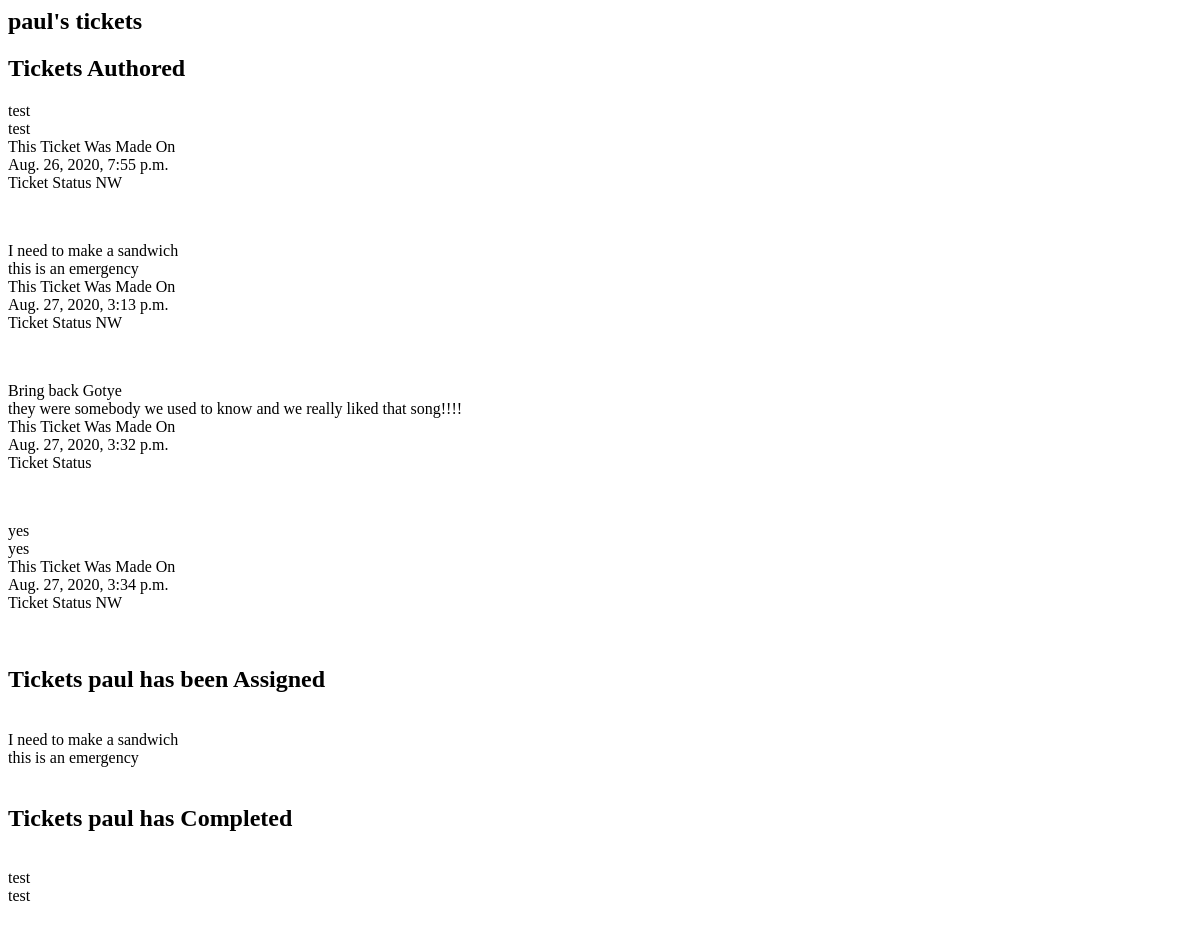
Page /userdetail/1/ on the earlier database version.
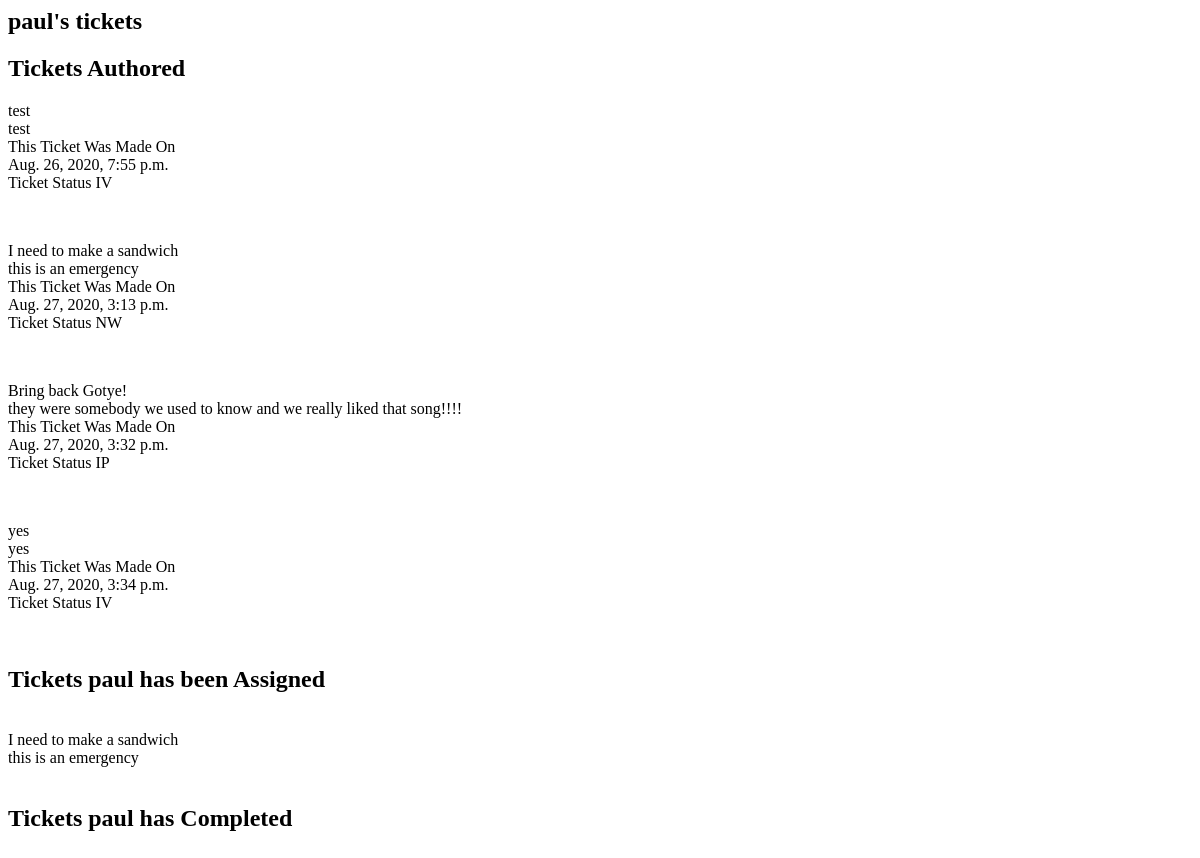
Same page on the later database version.
### ticket/models.py (models this page shows)
class MyTicket(models.Model):
    title = models.CharField(max_length=50, default="")
    time_created = models.DateTimeField(default=timezone.now)
    description = models.CharField(max_length=250, default="")
    TICKET_CHOICES = [
    ('NW', 'New'),
    ('CM', 'Completed'),
    ('IP', 'In Progress'),
    ('IV', 'Invalid'),
]
    status = models.CharField(max_length=300,
    choices=TICKET_CHOICES
    )
    ticket_by = models.ForeignKey(MyUser, on_delete=models.CASCADE, default="")
    ticket_assigned = models.ForeignKey(MyUser, on_delete=models.CASCADE, default=None, related_name='ticket_assigned', null=True, blank=True)
    completed_by = models.ForeignKey(MyUser, on_delete=models.CASCADE, default=None, related_name='completed_by', null=True, blank=True)

### ticket/views.py (the view)
# urls.py: path('userdetail/<int:user_id>/', views.user_detail),
def user_detail(request, user_id):
    user = MyUser.objects.get(id=user_id)
    owned_tickets = MyTicket.objects.filter(ticket_by=user)
    tickets_assigned = MyTicket.objects.filter(ticket_assigned=user)
    completed = MyTicket.objects.filter(completed_by=user)
    return render(request, "userdetail.html", {"tickets": owned_tickets, "user": user, "tickets_assigned": tickets_assigned, "completed": completed})

### templates/userdetail.html (shortened to what this page needs)
<h2>{{user}}'s tickets</h2>
<h2> Tickets Authored </h2>
{%for ticket in tickets%}
<p>
{{ticket.title}}
<br/>
{{ticket.description}}
<br />
This Ticket Was Made On
<br />
{{ticket.time_created}}
<br/>
Ticket Status
{{ticket.status}}
<br/>
</p>
{% endfor %}
<h2>Tickets {{user}} has been Assigned</h2>
{%for ticket in tickets_assigned%}
{{ticket.title}}
{{ticket.description}}
{%endfor%}
<h2>Tickets {{user}} has Completed</h2>
{%for ticket in completed%}
{{ticket.title}}
{{ticket.description}}
{%endfor%}

Differences in the rows shown:
no longer on one of the page's lists (row edited): MyTicket: title "test", description "test"
changed MyTicket "test": status "NW" → "IV"
changed MyTicket "they were somebody we used to know and we really liked that song!!!!": title "Bring back Gotye" → "Bring back Gotye!"; status (not shown) → "IP"
changed MyTicket "yes": status "NW" → "IV"
